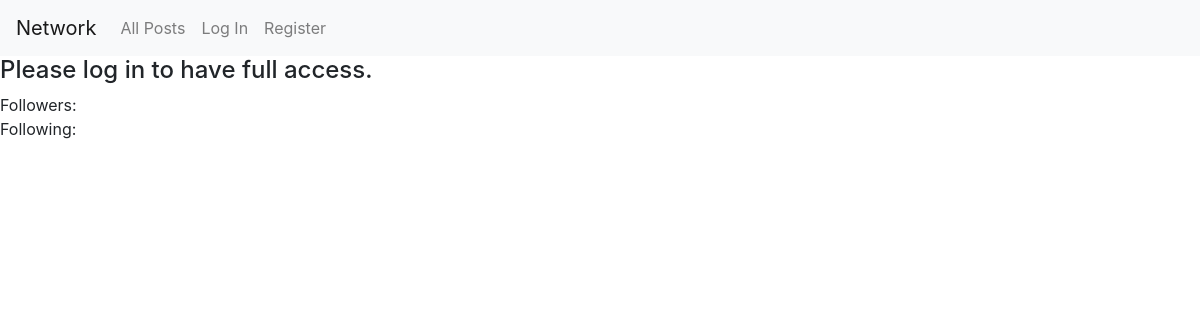
The page /profile/4 on the database as committed earlier.
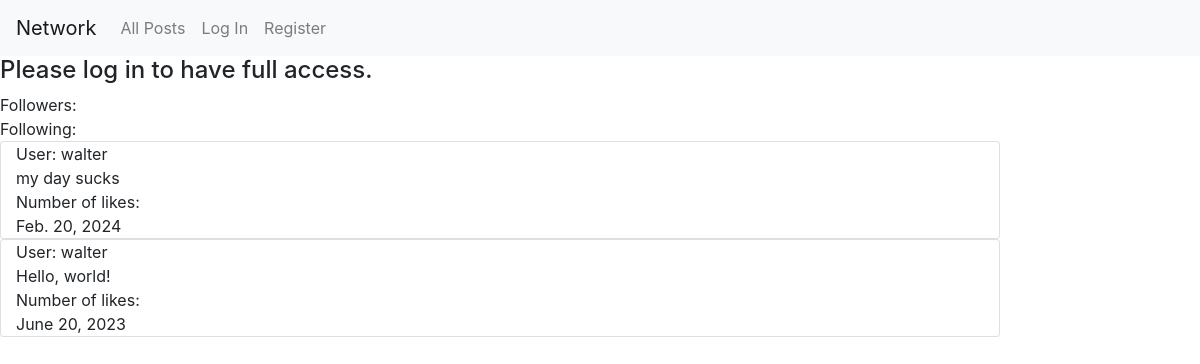
The same page on the database as committed later.
### network/models.py (models this page shows, shortened)
class Post(models.Model):
    user = models.ForeignKey(User, on_delete=models.CASCADE, blank=True, null=True, related_name="poster")
    post = models.CharField(max_length=64)
    date = models.DateField()

class User(AbstractUser):
    pass
    def __str__(self):
        return self.username

### network/views.py (the view)
# urls.py: path("profile/<int:user_id>", views.profile, name="profile"),
def profile(request, user_id):
    if request.user.is_authenticated:
        posts = Post.objects.filter(user=user_id).order_by('-date')
        follows = Follower.objects.all()
        return render(request, "network/profile.html", {
            'posts': posts,
            'follows': follows
        })
    else:
        posts = Post.objects.filter(user=user_id).order_by('-date')
        return render(request, "network/profile.html", {
            'posts': posts,
        })

### network/templates/network/profile.html
{% extends "network/layout.html" %}
{% block body%}
    {% if user.is_authenticated %}
    <h1>{{user}}</h1>
    {% else %}
    <h4>Please log in to have full access.</h4>
    {% endif %}
    <div>
        <section>
            Followers: {{ followStat.numberFollowers }}
        </section>
        <section>
            Following: {{ followStat.numberFollowings }}
        </section>
        {% if user.is_authenticated %}
        <div class="mb-3">
            {% for post in posts %}
            <div class="card col-10">
                <div>User: {{ post.user }}</div>
                <div>{{ post.post }}</div>
                <div>Number of likes: {{post.likes}}</div>
                <div>{{ post.date }}</div>
                {% if user.id != post.user.id %}
                    <form action="{% url 'followDecrease' userFollow=post.user.id %}" method="post" name="unfollow">
                      {% csrf_token %}
                      <button type="submit" class="btn btn-primary">Unfollow</button>
                    </form>
                    <form action="{% url 'followerCount' userFollow=post.user.id %}" method="post" name="follow">
                      {% csrf_token %}
                      <button type="submit" class="btn btn-primary">Follow</button>
                    </form>
                {% endif %}
            </div>
            {% endfor %}
        </div>
      {% else %}
      <div class="mb-3">
        {% for post in posts %}
        <div class="card col-10">
            <div>User: {{ post.user }}</div>
            <div>{{ post.post }}</div>
            <div>Number of likes: {{post.likes}}</div>
            <div>{{ post.date }}</div>
        </div>
        {% endfor %}
      {% endif %}
  </div>
{% endblock %}

Rows that differ between the two databases and show on the page:
added Post: user "walter", post "my day sucks", date "Feb. 20, 2024"
added Post: user "walter", post "Hello, world!", date "June 20, 2023"
